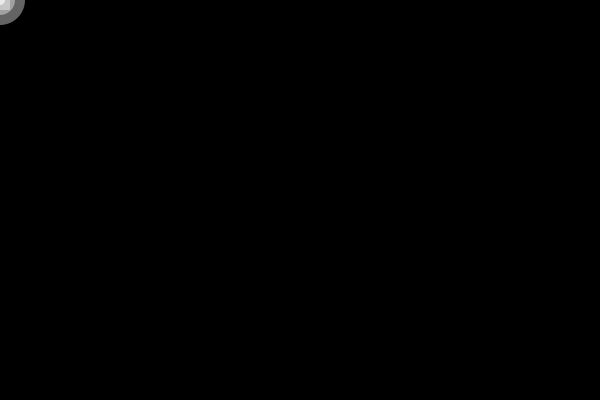
Frame 1 (no input)
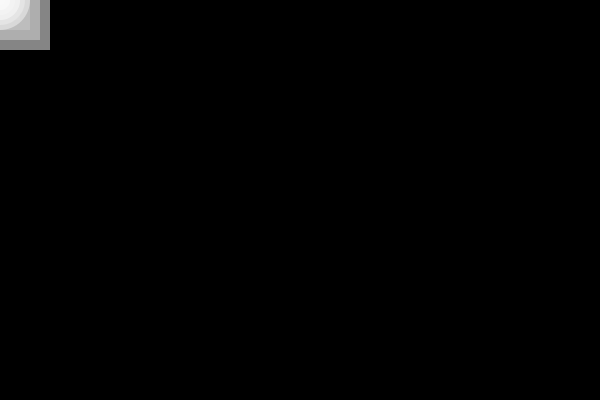
Frame 60 (the mouse pressed at the canvas centre just before this capture)
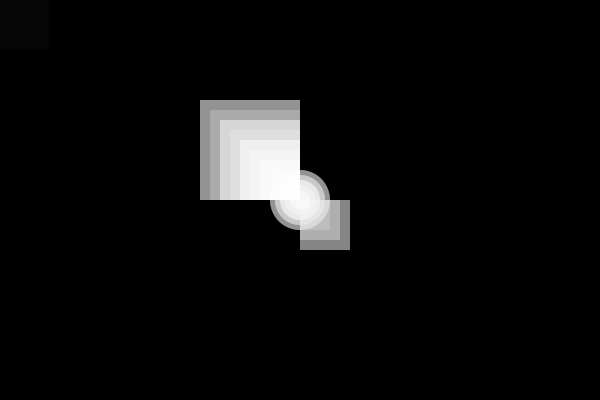
Frame 120 (the mouse held since frame 60 and released just before this capture)

The Processing sketch that drew these frames (run headless with seeded random() and noise(); from frame 60 on, the mouse is pressed at the canvas centre):

// Processing sketch: processing_54487
// ── processing_54487.pde

//Alaa Abuamra Project 2D
//Set the variables using float 
float a=255;
float b=255;
float c=255;
float x=0;
//Setup the base
void setup()
{
//Specifies the number of frames to be displayed every second.
  frameRate(15);
//Set the size of the screen 
  size(600, 400);
//Set the colour of the background
  background(0);
  
//There will be no stroke
  noStroke();
//draws all geometry with smooth edges
  smooth();
}
 
//Create the  aniomation
void draw()
{
//variable x add up 10 everytime the motion is repeated
  x+=10;
//Sets the color used to fill shapes where in this case fill is (gray,alpha). 
//Gray is the number specifying value between white and black.
//alpha is the opacity of the fill
  fill(0, 25);
// draw a rectangle that has the same width and height of the screen
  rect(0, 0, width, height);
//set the colour of the rectangles shapes using the variables at the top.
  fill(a, b, c, 100);
//drawn  a rectangle from top left where x & Y are based on the previouse mouse
//where x is set up at zero and add up 10 every time but when x is more or
//  equal to 50 then x will go down by 10 everytime and that's what create the 
//nice effect in the rectangle.

//draw rectangle on one side.
  rect(pmouseX, pmouseY, x, x);

// since x is - 20 in this rect, it helps to create another rect on the opposite side.
  rect(pmouseX, pmouseY, x-40, x-40);
  rect(pmouseX, pmouseY, x-60, x-60);
  rect(pmouseX, pmouseY, x-80, x-80);
  rect(pmouseX, pmouseY, x-100, x-100);
//draw an ellipse with the same effect of the rectangle
  ellipse(pmouseX, pmouseY, x, x);
  ellipse(pmouseX, pmouseY, x-20, x-20);
  ellipse(pmouseX, pmouseY, x-40, x-40);
  ellipse(pmouseX, pmouseY, x-60, x-60);


//when x is more or equal to 50 then x will go down by 10 everytime
  if (x>=50)
  {
    x=-10;
  }
}
 
//random colour selector on mouse Moved
void mouseMoved()
{

  a=random(255);
  b=random(255);
  c=random(255);
}
//random colour selector on mouse Clicked
void mouseClicked()
{

  a=random(255);
  b=random(255);
  c=random(255);
}
//random colour selector on mouse Dragged
void mouseDragged()
{

  a=random(255);
  b=random(255);
  c=random(255);
}
